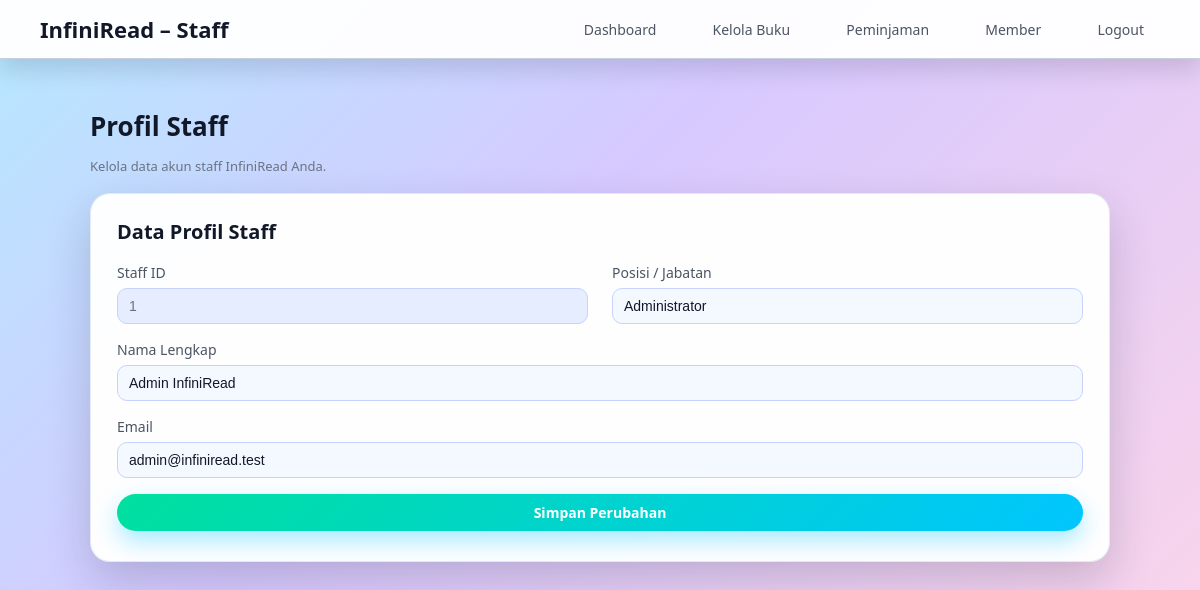
Screenshot of /frontend/pages/staff/profile.php (signed in) with the database file from the repository.
### tables this page shows
CREATE TABLE `staff` (
  `Staff_ID` int(11) NOT NULL,
  `Staff_Name` varchar(100) NOT NULL,
  `Position` varchar(50) NOT NULL,
  `Email` varchar(100) NOT NULL,
  `Password` varchar(255) NOT NULL DEFAULT 'masuk123'
);

### frontend/pages/staff/profile.php (the view, shortened to what this page needs)
<?php
require_once __DIR__ . '/../../../backend/middleware/AuthMiddleware.php';
$staff_id = $_SESSION['staff_id'];
$error    = '';
$stmt = $mysqli->prepare("
    SELECT Staff_ID, Staff_Name, Email, Position
    FROM staff
    WHERE Staff_ID = ?
    LIMIT 1
");
$stmt->bind_param('i', $staff_id);
$stmt->execute();
$res   = $stmt->get_result();
$staff = $res->fetch_assoc();
if (!$staff) {
    $error = 'Data staff tidak ditemukan.';
} else {
    $old_name     = $staff['Staff_Name'];
    $old_email    = $staff['Email'];
    $old_position = $staff['Position'];
}
?>
<!DOCTYPE html>
<html lang="id">
<head>
  <link rel="stylesheet" href="/frontend/assets/css/global.css">
  <link rel="stylesheet" href="/frontend/assets/css/dashboard.css">
</head>
<body>
<?php include __DIR__ . '/../../components/navbar_staff.php'; ?>
<div class="page-wrap">
  <h1 class="page-title">Profil Staff</h1>
  <p class="subtitle">Kelola data akun staff InfiniRead Anda.</p>
  <?php if (!$error): ?>
  <div class="card">
    <div class="card-title">Data Profil Staff</div>
    <form method="post" class="form-grid">
      <div class="form-group">
        <label>Staff ID</label>
        <input type="text" value="<?= (int)$staff['Staff_ID'] ?>" disabled>
      </div>
      <div class="form-group">
        <label>Posisi / Jabatan</label>
        <input type="text" name="position"
               value="<?= htmlspecialchars($old_position) ?>" required>
      </div>
      <div class="form-group full">
        <label>Nama Lengkap</label>
        <input type="text" name="staff_name"
               value="<?= htmlspecialchars($old_name) ?>" required>
      </div>
      <div class="form-group full">
        <label>Email</label>
        <input type="email" name="email"
               value="<?= htmlspecialchars($old_email) ?>" required>
      </div>
      <div class="form-group full">
        <button type="submit" class="btn-primary">Simpan Perubahan</button>
      </div>
    </form>
  </div>
  <?php endif; ?>
</div>
</body>
</html>

### frontend/assets/css/global.css (style rules this page uses)
* { box-sizing: border-box; }
html, body { margin: 0; padding: 0; min-height: 100vh; }
body { font-family: "Poppins", system-ui, sans-serif; background: linear-gradient(135deg, #b5e8ff, #d7c9ff 40%, #ffd6e8); color: #1f2933; }
button { font-family: inherit; }
.page-wrap { padding: 32px 40px 40px; max-width: 1200px; margin: 0 auto; }
.page-title { font-size: 26px; font-weight: 700; margin-bottom: 4px; color: #111827; }
.subtitle { font-size: 13px; color: #6b7280; margin-bottom: 18px; }

### frontend/assets/css/dashboard.css (style rules this page uses)
.page-wrap { padding: 32px 40px 40px; max-width: 1100px; margin: 0 auto; }
.card-title { font-size: 20px; font-weight: 600; margin-bottom: 18px; color: #083344; }

### frontend/pages/staff/profile.php (style rules this page uses)
.card { background: rgba(255, 255, 255, 0.97); border-radius: 20px; padding: 24px 26px 30px; box-shadow: 0 18px 45px rgba(15, 23, 42, 0.18); border: 1px solid rgba(226, 232, 240, 0.9); }
.card-title { font-size: 20px; font-weight: 600; margin-bottom: 18px; color: #111827; }
.form-grid { display: grid; grid-template-columns: repeat(2, minmax(0, 1fr)); gap: 16px 24px; }
.form-group { display: flex; flex-direction: column; }
.form-group.full { grid-column: 1 / -1; }
.form-group label { font-size: 14px; margin-bottom: 6px; color: #4b5563; }
.form-group input { background: #f4f8ff; border: 1px solid #c7d2fe; padding: 9px 11px; border-radius: 10px; font-size: 14px; color: #111827; outline: none; }
.form-group input[disabled] { background: #e5edff; color: #6b7280; cursor: not-allowed; }
.btn-primary { background: linear-gradient(135deg, #00e09e, #00c6ff); border: none; color: #ffffff; padding: 9px 18px; border-radius: 999px; cursor: pointer; font-weight: 600; font-size: 14px; box-shadow: 0 10px 25px rgba(0, 198, 255, 0.35); transition: transform 0.1s ease, box-shadow 0.1s ease, filter 0.1s ease; }

### rows the page displays
staff: Staff_ID "1", position "Administrator", staff_name "Admin InfiniRead", email "admin@infiniread.test"
